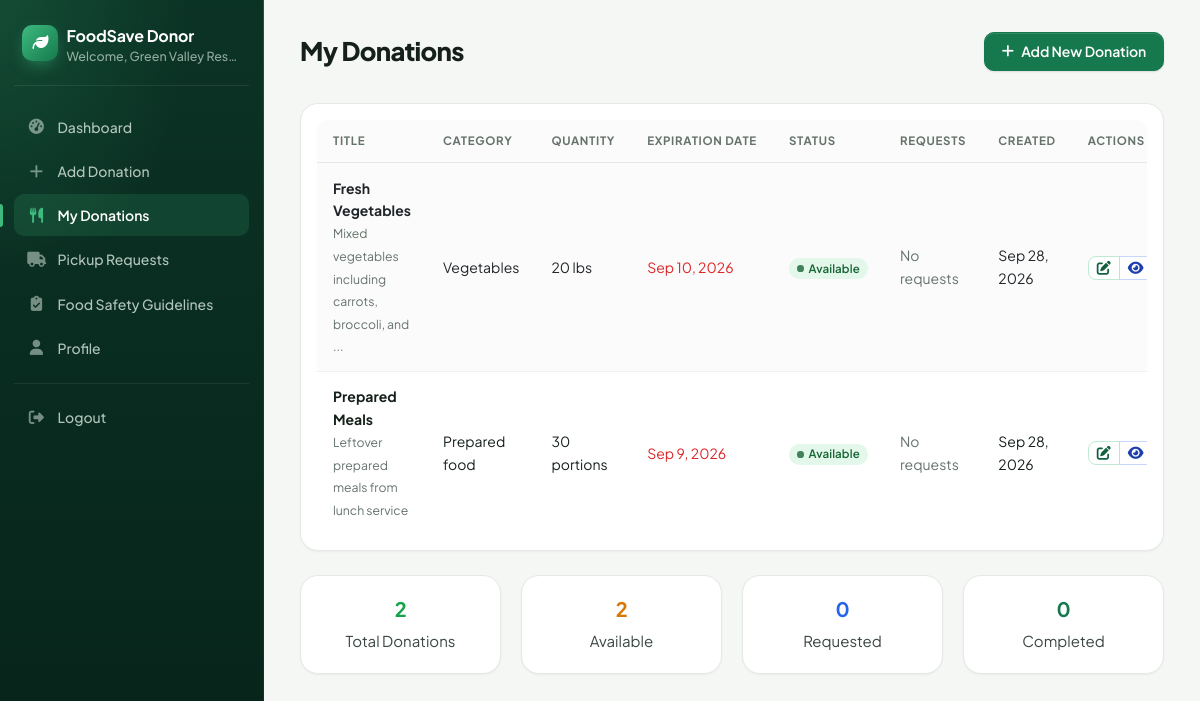
/donor/my_donations.php (signed in), run on the app's committed database.
### tables this page shows
CREATE TABLE food_donations (
    id INT AUTO_INCREMENT PRIMARY KEY,
    donor_id INT NOT NULL,
    title VARCHAR(100) NOT NULL,
    description TEXT,
    category ENUM('vegetables', 'fruits', 'dairy', 'meat', 'grains', 'prepared_food', 'other') NOT NULL,
    quantity VARCHAR(50) NOT NULL,
    expiration_date DATE NOT NULL,
    pickup_address TEXT NOT NULL,
    pickup_city VARCHAR(50) NOT NULL,
    pickup_state VARCHAR(50) NOT NULL,
    pickup_zip VARCHAR(10) NOT NULL,
    status ENUM('available', 'pending', 'requested', 'picked_up', 'completed', 'cancelled', 'expired') DEFAULT 'available',
    created_at TIMESTAMP DEFAULT CURRENT_TIMESTAMP,
    updated_at TIMESTAMP DEFAULT CURRENT_TIMESTAMP ON UPDATE CURRENT_TIMESTAMP,
    ai_risk_probability DECIMAL(5,2) NULL,
    ai_risk_level ENUM('LOW','MEDIUM','HIGH') NULL,
    ai_predicted_at DATETIME NULL,
    ai_model_version VARCHAR(50) NULL,
    FOREIGN KEY (donor_id) REFERENCES users(id) ON DELETE CASCADE
);

### donor/my_donations.php (the view, shortened to what this page needs)
<?php
try {
    $pdo = getDBConnection();
    $donor_id = $_SESSION['user_id'];
    $stmt = $pdo->prepare("
        SELECT fd.*,
               COUNT(pr.id) as request_count,
               COUNT(CASE WHEN pr.status = 'pending' THEN 1 END) as pending_requests
        FROM food_donations fd
        LEFT JOIN pickup_requests pr ON fd.id = pr.donation_id
        WHERE fd.donor_id = ?
        GROUP BY fd.id
        ORDER BY fd.created_at DESC
    ");
    $stmt->execute([$donor_id]);
    $donations = $stmt->fetchAll(PDO::FETCH_ASSOC);
} catch (PDOException $e) {
    $error = 'Database error: ' . $e->getMessage();
}
?>
<!DOCTYPE html>
<html lang="en">
<head>
    <link href="https://cdn.jsdelivr.net/npm/bootstrap@5.1.3/dist/css/bootstrap.min.css" rel="stylesheet">
    <link rel="stylesheet" href="https://cdnjs.cloudflare.com/ajax/libs/font-awesome/6.5.2/css/all.min.css">
    <link href="../assets/css/style.css?v=3" rel="stylesheet">
</head>
<body>
    <div class="container-fluid">
        <div class="row">
            <nav class="col-md-3 col-lg-2 d-md-block sidebar collapse">
                <div class="position-sticky pt-3">
                    <div class="text-center mb-4">
                        <h5 class="text-white">FoodSave Donor</h5>
                        <small class="text-muted">Welcome, <?php echo $_SESSION['full_name']; ?></small>
                    </div>
                    <ul class="nav flex-column">
                        <li class="nav-item">
                            <a class="nav-link" href="dashboard.php">
                                <i class="fas fa-tachometer-alt"></i> Dashboard
                            </a>
                        </li>
                        <li class="nav-item">
                            <a class="nav-link" href="add_donation.php">
                                <i class="fas fa-plus"></i> Add Donation
                            </a>
                        </li>
                        <li class="nav-item">
                            <a class="nav-link active" href="my_donations.php">
                                <i class="fas fa-utensils"></i> My Donations
                            </a>
                        </li>
                        <li class="nav-item">
                            <a class="nav-link" href="pickup_requests.php">
                                <i class="fas fa-truck"></i> Pickup Requests
                            </a>
                        </li>
                        <li class="nav-item">
                            <a class="nav-link" href="food_safety.php">
                                <i class="fas fa-clipboard-check"></i> Food Safety Guidelines
                            </a>
                        </li>
                        <li class="nav-item">
                            <a class="nav-link" href="profile.php">
                                <i class="fas fa-user"></i> Profile
                            </a>
                        </li>
                        <li class="nav-item">
                            <a class="nav-link" href="logout.php">
                                <i class="fas fa-sign-out-alt"></i> Logout
                            </a>
                        </li>
                    </ul>
                </div>
            </nav>
            <main class="col-md-9 ms-sm-auto col-lg-10 px-md-4">
                <div class="d-flex justify-content-between flex-wrap flex-md-nowrap align-items-center pt-3 pb-2 mb-3 border-bottom">
                    <h1 class="h2">My Donations</h1>
                    <a href="add_donation.php" class="btn btn-success">
                        <i class="fas fa-plus"></i> Add New Donation
                    </a>
                </div>
                <div class="card">
                    <div class="card-body">
                        <div class="table-responsive">
                            <table class="table table-striped">
                                <thead>
                                    <tr>
                                        <th>Title</th>
                                        <th>Category</th>
                                        <th>Quantity</th>
                                        <th>Expiration Date</th>
                                        <th>Status</th>
                                        <th>Requests</th>
                                        <th>Created</th>
                                        <th>Actions</th>
                                    </tr>
                                </thead>
                                <tbody>
                                    <?php if (empty($donations)): ?>
                                    <tr>
                                        <td colspan="8" class="text-center text-muted">No donations found. <a href="add_donation.php">Add your first donation</a></td>
                                    </tr>
                                    <?php else: ?>
                                        <?php foreach ($donations as $donation): ?>
                                        <tr>
                                            <td>
                                                <strong><?php echo htmlspecialchars($donation['title']); ?></strong>
                                                <?php if ($donation['description']): ?>
                                                    <br><small class="text-muted"><?php echo htmlspecialchars(substr($donation['description'], 0, 50)) . (strlen($donation['description']) > 50 ? '...' : ''); ?></small>
                                                <?php endif; ?>
                                            </td>
                                            <td><?php echo ucfirst(str_replace('_', ' ', $donation['category'])); ?></td>
                                            <td><?php echo htmlspecialchars($donation['quantity']); ?></td>
                                            <td>
                                                <?php
                                                $exp_date = strtotime($donation['expiration_date']);
                                                $today = strtotime('today');
                                                $class = '';
                                                if ($exp_date <= $today) {
                                                    $class = 'text-danger';
                                                } elseif ($exp_date <= strtotime('+2 days')) {
                                                    $class = 'text-warning';
                                                }
                                                ?>
                                                <span class="<?php echo $class; ?>">
                                                    <?php echo date('M j, Y', $exp_date); ?>
                                                </span>
                                            </td>
                                            <td>
                                                <span class="badge status-<?php echo $donation['status']; ?>">
                                                    <?php echo ucfirst(str_replace('_', ' ', $donation['status'])); ?>
                                                </span>
                                            </td>
                                            <td>
                                                <?php if ($donation['request_count'] > 0): ?>
                                                    <span class="badge bg-info"><?php echo $donation['request_count']; ?> total</span>
                                                    <?php if ($donation['pending_requests'] > 0): ?>
                                                        <br><span class="badge bg-warning"><?php echo $donation['pending_requests']; ?> pending</span>
                                                    <?php endif; ?>
                                                <?php else: ?>
                                                    <span class="text-muted">No requests</span>
                                                <?php endif; ?>
                                            </td>
                                            <td><?php echo date('M j, Y', strtotime($donation['created_at'])); ?></td>
                                            <td>
                                                <div class="btn-group btn-group-sm" role="group">
                                                    <a href="edit_donation.php?id=<?php echo $donation['id']; ?>" class="btn btn-outline-primary" title="Edit">
                                                        <i class="fas fa-edit"></i>
                                                    </a>
                                                    <a href="view_donation.php?id=<?php echo $donation['id']; ?>" class="btn btn-outline-info" title="View Details">
                                                        <i class="fas fa-eye"></i>
                                                    </a>
                                                </div>
                                            </td>
                                        </tr>
                                        <?php endforeach; ?>
                                    <?php endif; ?>
                                </tbody>
                            </table>
                        </div>
                    </div>
                </div>
                <div class="row mt-4">
                    <div class="col-md-3">
                        <div class="card text-center">
                            <div class="card-body">
                                <h5 class="card-title text-success"><?php echo count($donations); ?></h5>
                                <p class="card-text">Total Donations</p>
                            </div>
                        </div>
                    </div>
                    <div class="col-md-3">
                        <div class="card text-center">
                            <div class="card-body">
                                <h5 class="card-title text-warning">
                                    <?php echo count(array_filter($donations, function($d) { return $d['status'] === 'available'; })); ?>
                                </h5>
                                <p class="card-text">Available</p>
                            </div>
                        </div>
                    </div>
                    <div class="col-md-3">
                        <div class="card text-center">
                            <div class="card-body">
                                <h5 class="card-title text-info">
                                    <?php echo count(array_filter($donations, function($d) { return $d['status'] === 'requested'; })); ?>
                                </h5>
                                <p class="card-text">Requested</p>
                            </div>
                        </div>
                    </div>
                    <div class="col-md-3">
                        <div class="card text-center">
                            <div class="card-body">
                                <h5 class="card-title text-primary">
                                    <?php echo count(array_filter($donations, function($d) { return $d['status'] === 'picked_up'; })); ?>
                                </h5>
                                <p class="card-text">Completed</p>
                            </div>
                        </div>
                    </div>
                </div>
            </main>
        </div>
    </div>
</body>
</html>

### data on the page
food_donations: title "Fresh Vegetables", description "Mixed vegetables including carrots, broccoli, and", category "Vegetables", quantity "20 lbs", expiration_date "Sep 10, 2026", status "Available", created_at "Sep 28, 2026"
food_donations: title "Prepared Meals", description "Leftover prepared meals from lunch service", category "Prepared food", quantity "30 portions", expiration_date "Sep 9, 2026", status "Available", created_at "Sep 28, 2026"

### other printed values
$_SESSION['full_name'] "Green Valley Res…"
count($donations) "2"
